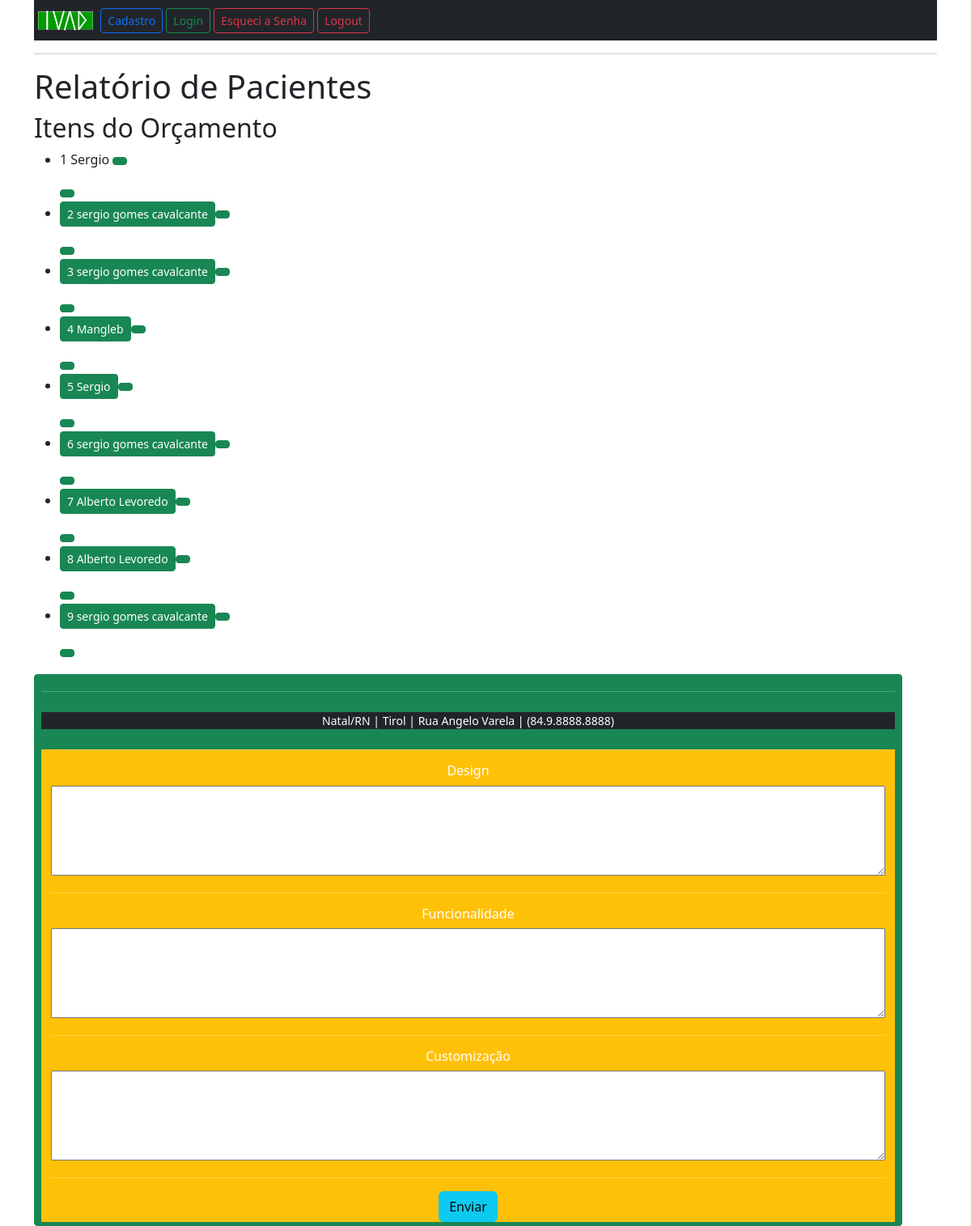
/todosospacientes/, run on an earlier commit of the app's database.
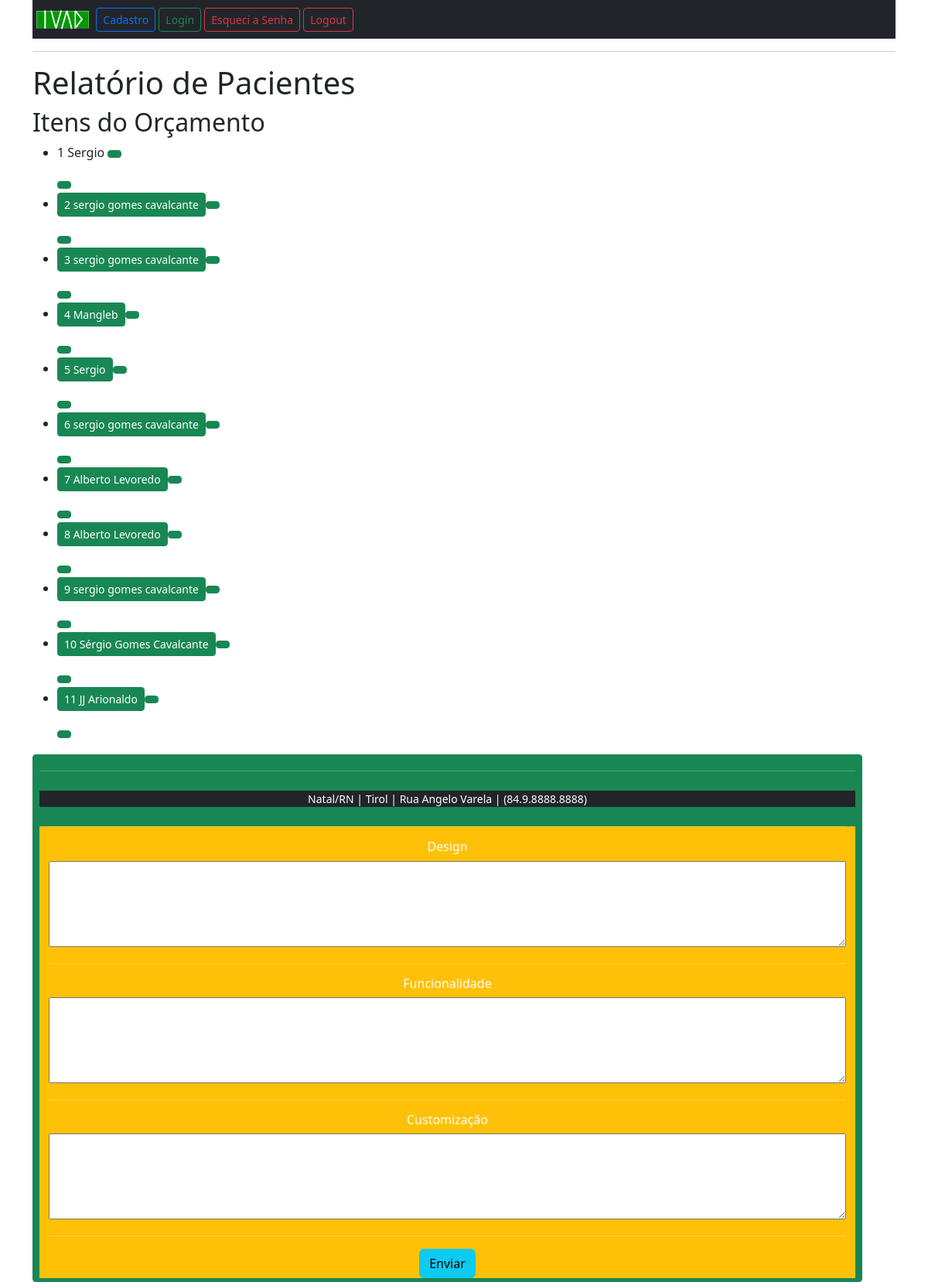
And on a later commit of the database.
### apps/CadastroUsuario/models.py (models this page shows, shortened)
class CadastroPacientes(models.Model):
    usuario = models.ForeignKey(User, on_delete=models.CASCADE)
    nome=models.CharField(
        max_length=120,
        null=False,
        blank=False,
        unique=True
    )
    cpf=models.CharField(
        max_length=20,
        null=False,
        blank=False,
        unique=True,
    )
    telefone=models.CharField(
        max_length=15,
        null=False,
        blank=False
    )
    email=models.EmailField(
        max_length=40,
        null=False,
        blank=False
    )
    data_nascimento=models.DateField(
        null=False,
        blank=False,
    )
    profissao=models.CharField(
        max_length=40,
        null=False,
        blank=False
    )
    cep = models.CharField(
        max_length=9,
        null=True,
        blank=True
    )
    estado = models.CharField(
        max_length=2,
        null=True,
        blank=True
    )
    cidade = models.CharField(
        max_length=20,
        null=True,
        blank=True
    )
    bairro = models.CharField(
        max_length=20,
        null=True,
        blank=True
    )
    rua = models.CharField(
        max_length=20,
        null=True,
        blank=True
    )
    numero = models.IntegerField(
        null=True,
        blank=True
    )
    complemento = models.TextField(
        max_length=400,
        null=True,
        blank=True
    )
    alergia = models.CharField(
        max_length=400,
        null=False,
        blank=False
    )
    doencas_conhecidas = models.CharField(
        max_length=400,
        null=False,
        blank=False
    )

### apps/Orcamentos/views.py (the view)
# urls.py: path('todosospacientes/', views.todosospacientes, name='todosospacientes'),
def todosospacientes(request):
    pacientes = CadastroPacientes.objects.all()
    return render(request, 'Orcamentos/todosospacientes.html', {'pacientes': pacientes})

### Templates/Orcamentos/todosospacientes.html (shortened to what this page needs)
{% extends "base.html" %}
{% block conteudo %}
</head>
<body>
    <h1>Relatório de Pacientes</h1>
    <h2>Itens do Orçamento</h2>
    <ul >
        {% for item in pacientes %}
            <li class="table table-striped table-hover ">
                {{ item.id }}
                {{ item.nome }}
                <a href="{% url 'criar_orcamento' item.nome %}" class="btn btn-success btn-sm">
            </li>
        {% endfor %}
    </ul>
</body>
</html>
{% endblock conteudo %}

### Templates/base.html (shortened to what this page needs)
{% load static %}
<!DOCTYPE html>
<html lang="en">
    <head>
    <link rel="stylesheet" href="https://cdn.jsdelivr.net/npm/bootstrap@5.3.0/dist/css/bootstrap.min.css">
    <link rel="stylesheet" href="https://cdn.jsdelivr.net/npm/bootstrap-icons@1.11.0/font/bootstrap-icons.css">
</head>
<body class="container" style="width: 100%;"></body>
<header>
    <div class="bg-dark" style="height: 50px">
        <div style="padding-bottom: 10px; padding-top: 10px;  ">
            <img style = "width:7.0%; padding-left: 5px;padding-right: 5px; " src="{% static 'img/Clinica/ivad_green.png' %}">
                <a href="{% url 'registroProprietario' %}" class="btn btn-outline-primary btn-sm">Cadastro</a>
                <a href="{% url 'loginProprietario' %}" class="btn btn-outline-success btn-sm">Login</a>
                <button class="btn btn-outline-danger btn-sm">Esqueci a Senha</button>
                <button class="btn btn-outline-danger btn-sm">Logout</button>
        </div>
    </div>
</header>
<hr>
{% block conteudo %}
{% endblock conteudo %}
{% include 'footer.html' %}
</body>
</html>

### Templates/footer.html
<hr>
<link rel="stylesheet" href="https://cdn.jsdelivr.net/npm/bootstrap@5.3.0/dist/css/bootstrap.min.css">
<link rel="stylesheet" href="https://cdn.jsdelivr.net/npm/bootstrap-icons@1.11.0/font/bootstrap-icons.css">
<footer >
    <div class=" container bg-dark text-white" style="text-align: center; margin-bottom: 0cm; margin-top: 25px;">
        <p>Natal/RN | Tirol | Rua Angelo Varela | (84.9.8888.8888)</p>
    </div>
    <div class=" container bg-warning text-white" style="text-align: center; margin-bottom: 0cm; margin-top: 25px;">
        <hr>
        <h6>Design</h6>
        <textarea name="" id="" cols="125" rows="5" ></textarea>
        <hr>
        <h6>Funcionalidade</h6>
        <textarea name="" id="" cols="125" rows="5"></textarea>
        <hr>
        <h6>Customização</h6>
        <textarea name="" id="" cols="125" rows="5"></textarea>
        <hr>
        <button class="btn btn-info">Enviar</button>
    </div>
</footer>

What changed in the data, as far as the page shows it:
added CadastroPacientes: id "10", nome "Sérgio Gomes Cavalcante"
added CadastroPacientes: id "11", nome "JJ Arionaldo"
